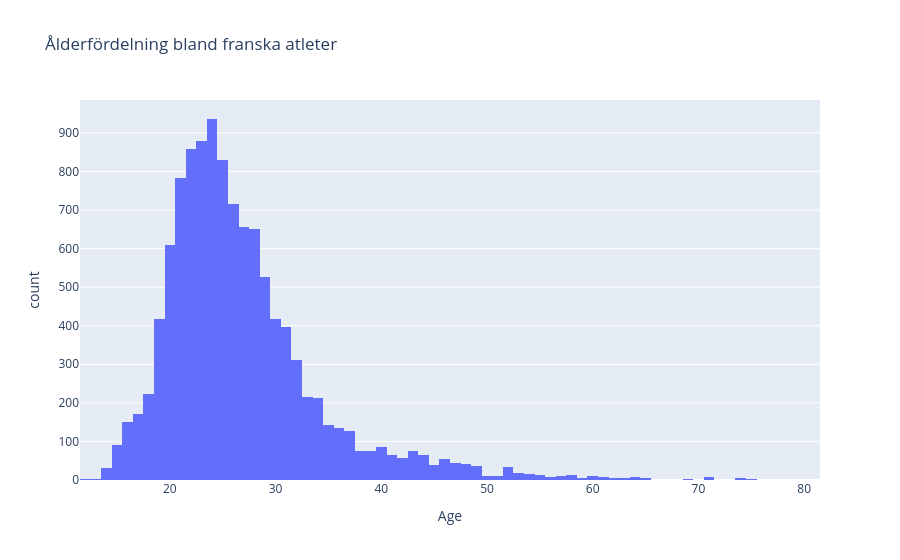

This figure's notebook cell:
### Code cell
fig = px.histogram(country_df,
                   x='Age',
                   title='Ålderfördelning bland franska atleter')
fig.show()

### Figure 1 — Plotly figure (JSON) as saved in the notebook; plotly's stock layout.template omitted (floating-point values rounded to 4 significant figures; data arrays with more than 128 entries replaced by an {"elided": "..."} marker saying what was removed)
{"data": [{"bingroup": "x", "hovertemplate": "Age=%{x}<br>count=%{y}<extra></extra>", "legendgroup": "", "marker": {"color": "#636efa", "pattern": {"shape": ""}}, "name": "", "orientation": "v", "showlegend": false, "type": "histogram", "x": {"elided": "12758 float values"}, "xaxis": "x", "yaxis": "y"}], "layout": {"barmode": "relative", "legend": {"tracegroupgap": 0}, "title": {"text": "Ålderfördelning bland franska atleter"}, "xaxis": {"anchor": "y", "domain": [0, 1], "title": {"text": "Age"}}, "yaxis": {"anchor": "x", "domain": [0, 1], "title": {"text": "count"}}}}
